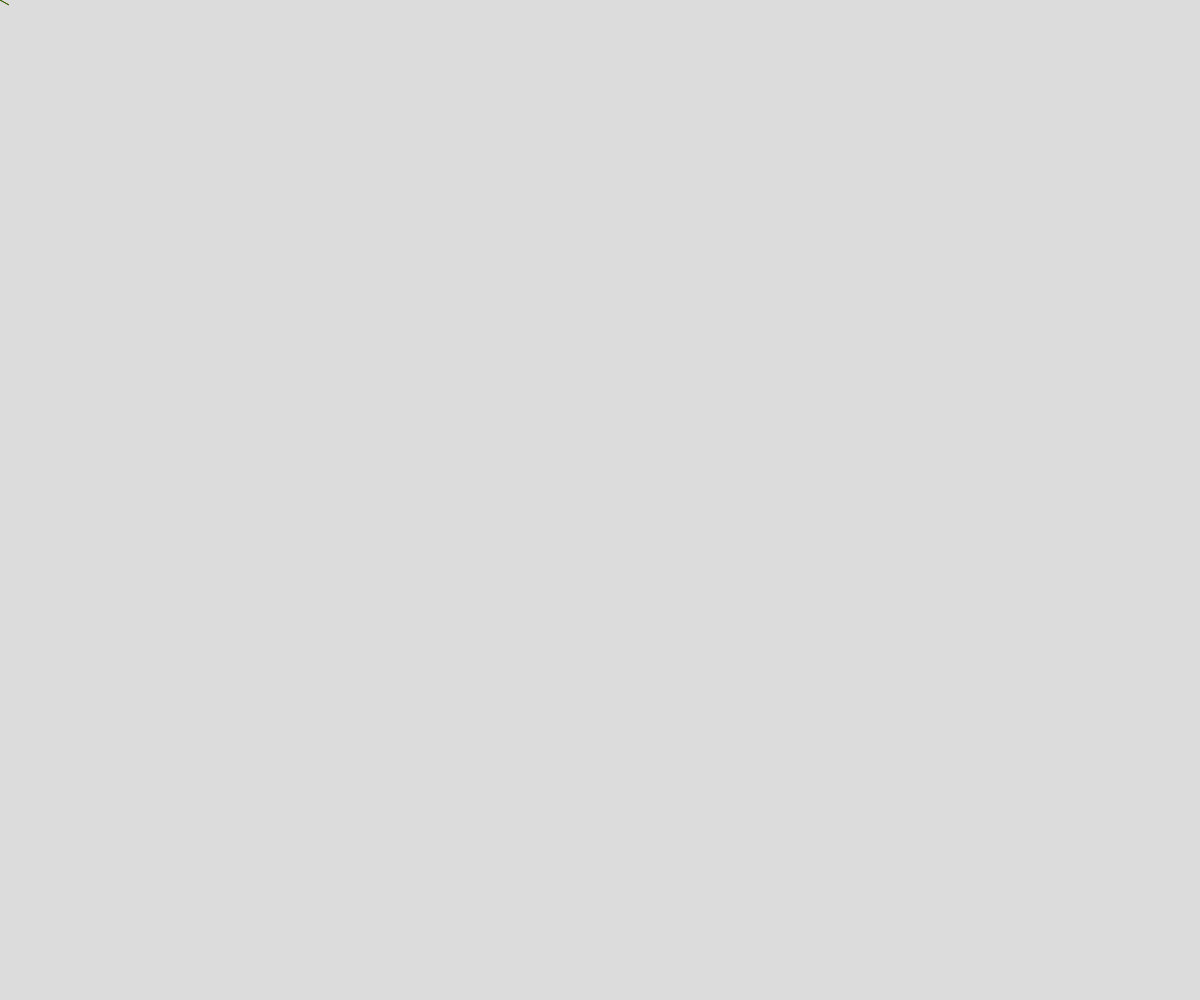
Frame 1 (no input)
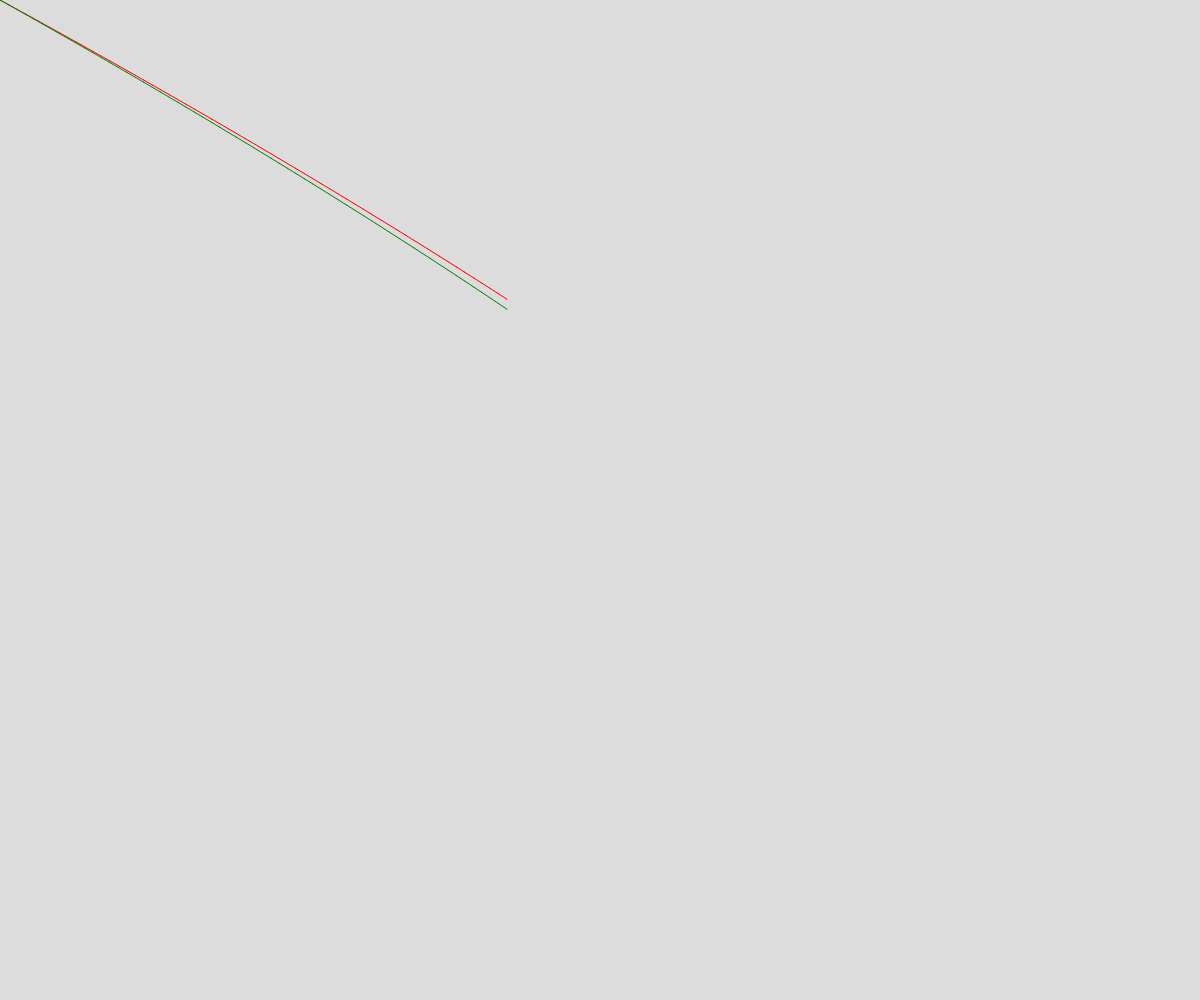
Frame 60 (no input)
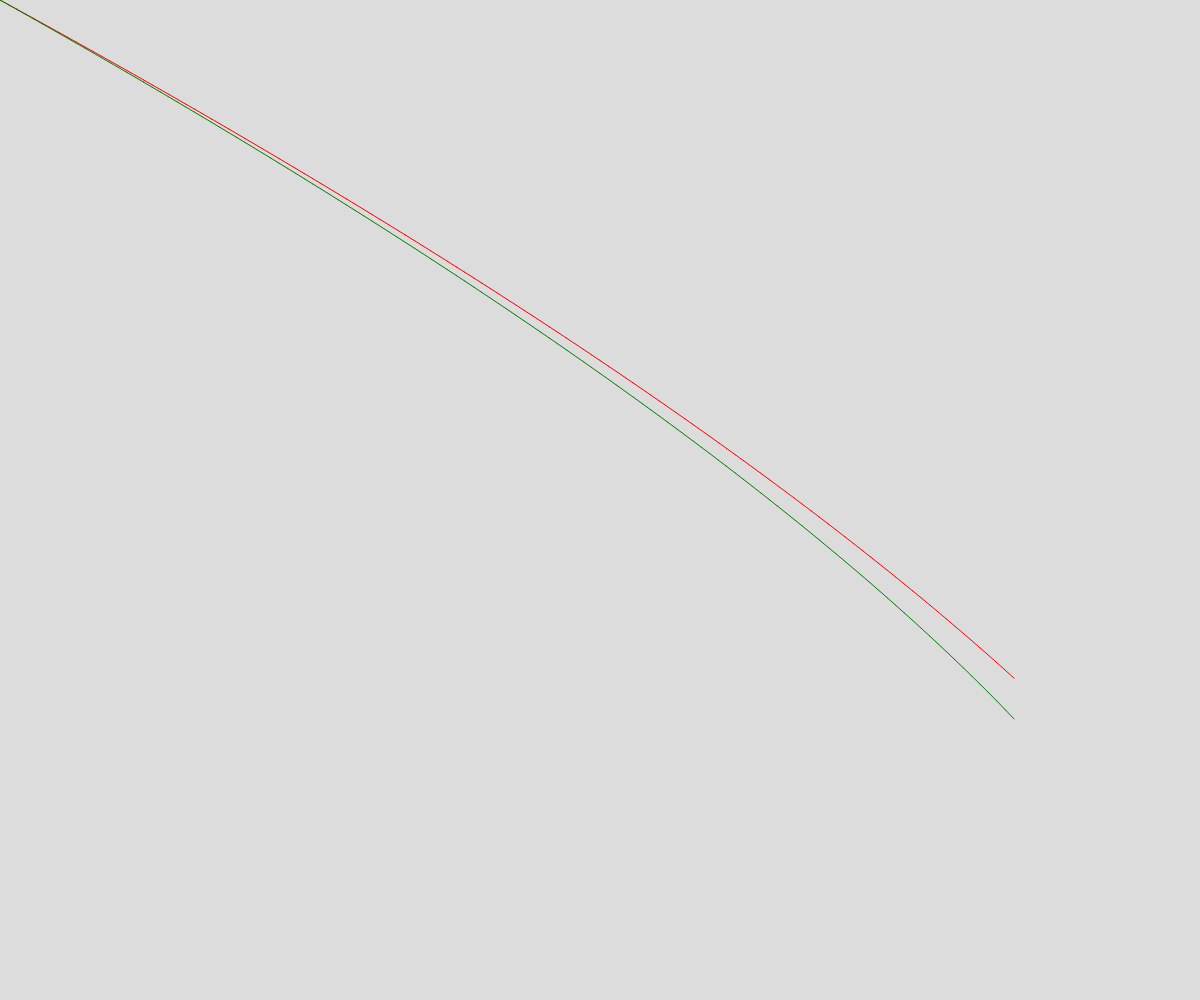
Frame 120 (the mouse pressed at the canvas centre since frame 60)

The p5.js sketch that drew these frames (run headless with seeded random() and noise() and a simulated clock; from frame 60 on, the mouse is pressed at the canvas centre):

// p5.js sketch
// ── sketch.js
let stepLength = 0.0001
let blackHoleSize = 25
let numberOfSteps = 142
let lineIndex = 0;
let astronautStartDistance = 1000
let startTime = 0

const speedOfLight = 299792
const outsideCoordinateSets = []
const insideCoordinateSets = []


function setup() {
  createCanvas(windowWidth, windowHeight);
  let time = startTime
  let astronautDistance = astronautStartDistance

  outsideCoordinateSets[0] = [time, astronautDistance]
  insideCoordinateSets[0] = [time, astronautDistance]


  for (let i = 1; i < numberOfSteps; i++) {
    let derivative = -speedOfLight * (1 - (blackHoleSize / astronautDistance)) * sqrt(blackHoleSize / astronautDistance);
    
    time += stepLength;
    astronautDistance += derivative * stepLength;

    outsideCoordinateSets[i] = [time, astronautDistance]
  }

  time = startTime
  astronautDistance = astronautStartDistance

  for (let i = 1; i < numberOfSteps; i++) {
    let derivative = -speedOfLight * sqrt(blackHoleSize / astronautDistance);
    
    time += stepLength;
    astronautDistance += derivative * stepLength;

    insideCoordinateSets[i] = [time, astronautDistance]
  }
  console.log(insideCoordinateSets)
  frameRate(60)
  background(220);

}

function draw() {
  if(lineIndex > outsideCoordinateSets.length + 30) {
    lineIndex = 0
    background(220);
  } else if (lineIndex >= 0 && lineIndex < outsideCoordinateSets.length - 1) {
    const heightUnit = height / astronautStartDistance
    const widthUnit = width / (numberOfSteps * stepLength)
  
    let x11 = outsideCoordinateSets[lineIndex][0] * widthUnit
    let y11 = abs(outsideCoordinateSets[lineIndex][1] * heightUnit - height)
    let x12 = outsideCoordinateSets[lineIndex + 1][0] * widthUnit
    let y12 = abs(outsideCoordinateSets[lineIndex + 1][1] * heightUnit - height)
    
    stroke("red")
    line(x11, y11, x12, y12)
  
    let x21 = insideCoordinateSets[lineIndex][0] * widthUnit
    let y21 = abs(insideCoordinateSets[lineIndex][1] * heightUnit - height)
    let x22 = insideCoordinateSets[lineIndex + 1][0] * widthUnit
    let y22 = abs(insideCoordinateSets[lineIndex + 1][1] * heightUnit - height)
  
    stroke("green")
    line(x21, y21, x22, y22)
  }
  lineIndex++;
}
